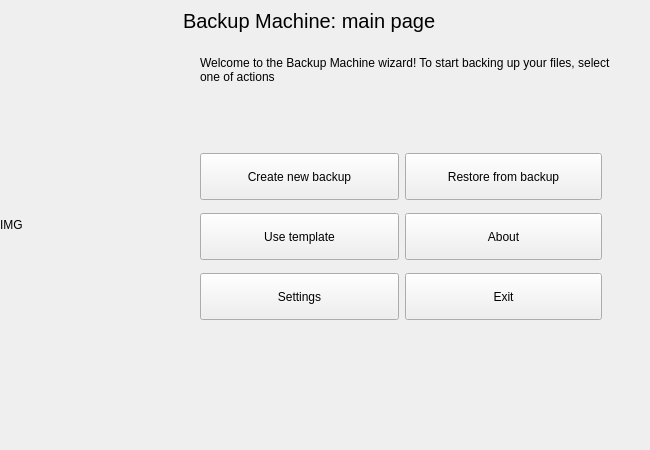
<?xml version="1.0" encoding="UTF-8"?>
<ui version="4.0">
 <class>Form</class>
 <widget class="QWidget" name="Form">
  <property name="geometry">
   <rect>
    <x>0</x>
    <y>0</y>
    <width>650</width>
    <height>450</height>
   </rect>
  </property>
  <property name="minimumSize">
   <size>
    <width>650</width>
    <height>450</height>
   </size>
  </property>
  <property name="maximumSize">
   <size>
    <width>650</width>
    <height>450</height>
   </size>
  </property>
  <property name="windowTitle">
   <string>Backup Machine</string>
  </property>
  <property name="styleSheet">
   <string notr="true"/>
  </property>
  <widget class="QLabel" name="titleLabel">
   <property name="geometry">
    <rect>
     <x>183</x>
     <y>5</y>
     <width>451</width>
     <height>31</height>
    </rect>
   </property>
   <property name="font">
    <font>
     <pointsize>15</pointsize>
    </font>
   </property>
   <property name="text">
    <string>Backup Machine: main page</string>
   </property>
  </widget>
  <widget class="QLabel" name="bgrObject">
   <property name="geometry">
    <rect>
     <x>0</x>
     <y>0</y>
     <width>170</width>
     <height>450</height>
    </rect>
   </property>
   <property name="text">
    <string>&lt;html&gt;&lt;head/&gt;&lt;body&gt;&lt;p&gt;IMG&lt;/p&gt;&lt;/body&gt;&lt;/html&gt;</string>
   </property>
   <property name="scaledContents">
    <bool>true</bool>
   </property>
  </widget>
  <widget class="QLabel" name="descriptionLabel">
   <property name="geometry">
    <rect>
     <x>200</x>
     <y>40</y>
     <width>431</width>
     <height>61</height>
    </rect>
   </property>
   <property name="text">
    <string>&lt;html&gt;&lt;head/&gt;&lt;body&gt;&lt;p&gt;Welcome to the Backup Machine wizard! To start backing up your files, select one of actions&lt;/p&gt;&lt;/body&gt;&lt;/html&gt;</string>
   </property>
   <property name="wordWrap">
    <bool>true</bool>
   </property>
  </widget>
  <widget class="QWidget" name="gridLayoutWidget">
   <property name="geometry">
    <rect>
     <x>200</x>
     <y>146</y>
     <width>402</width>
     <height>181</height>
    </rect>
   </property>
   <layout class="QGridLayout" name="gridLayout">
    <item row="0" column="1">
     <widget class="QPushButton" name="openBackupPushButton">
      <property name="minimumSize">
       <size>
        <width>197</width>
        <height>47</height>
       </size>
      </property>
      <property name="text">
       <string>Restore from backup</string>
      </property>
     </widget>
    </item>
    <item row="0" column="0">
     <widget class="QPushButton" name="createNewBackupPushButton">
      <property name="minimumSize">
       <size>
        <width>197</width>
        <height>47</height>
       </size>
      </property>
      <property name="text">
       <string>Create new backup</string>
      </property>
     </widget>
    </item>
    <item row="1" column="0">
     <widget class="QPushButton" name="useTemplatePushButton">
      <property name="minimumSize">
       <size>
        <width>197</width>
        <height>47</height>
       </size>
      </property>
      <property name="text">
       <string>Use template</string>
      </property>
     </widget>
    </item>
    <item row="1" column="1">
     <widget class="QPushButton" name="aboutSoftwarePushButton">
      <property name="minimumSize">
       <size>
        <width>197</width>
        <height>47</height>
       </size>
      </property>
      <property name="text">
       <string>About</string>
      </property>
     </widget>
    </item>
    <item row="2" column="0">
     <widget class="QPushButton" name="settingsPushButton">
      <property name="minimumSize">
       <size>
        <width>197</width>
        <height>47</height>
       </size>
      </property>
      <property name="text">
       <string>Settings</string>
      </property>
     </widget>
    </item>
    <item row="2" column="1">
     <widget class="QPushButton" name="exitPushButton">
      <property name="minimumSize">
       <size>
        <width>197</width>
        <height>47</height>
       </size>
      </property>
      <property name="maximumSize">
       <size>
        <width>197</width>
        <height>47</height>
       </size>
      </property>
      <property name="text">
       <string>Exit</string>
      </property>
     </widget>
    </item>
   </layout>
  </widget>
 </widget>
 <resources/>
 <connections/>
</ui>
